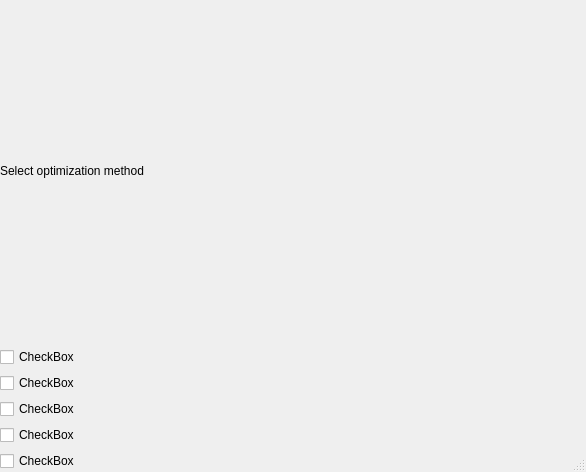
<?xml version="1.0" encoding="UTF-8"?>
<ui version="4.0">
 <class>Dialog</class>
 <widget class="QDialog" name="Dialog">
  <property name="geometry">
   <rect>
    <x>0</x>
    <y>0</y>
    <width>586</width>
    <height>472</height>
   </rect>
  </property>
  <property name="windowTitle">
   <string>Dialog</string>
  </property>
  <property name="sizeGripEnabled">
   <bool>true</bool>
  </property>
  <property name="modal">
   <bool>true</bool>
  </property>
  <widget class="QWidget" name="gridLayoutWidget">
   <property name="geometry">
    <rect>
     <x>0</x>
     <y>0</y>
     <width>581</width>
     <height>471</height>
    </rect>
   </property>
   <layout class="QGridLayout" name="gridLayout">
    <item row="4" column="0">
     <widget class="QCheckBox" name="checkBox_4">
      <property name="text">
       <string>CheckBox</string>
      </property>
     </widget>
    </item>
    <item row="2" column="0">
     <widget class="QCheckBox" name="checkBox_2">
      <property name="text">
       <string>CheckBox</string>
      </property>
     </widget>
    </item>
    <item row="5" column="0">
     <widget class="QCheckBox" name="checkBox_5">
      <property name="text">
       <string>CheckBox</string>
      </property>
     </widget>
    </item>
    <item row="1" column="0">
     <widget class="QCheckBox" name="checkBox">
      <property name="text">
       <string>CheckBox</string>
      </property>
     </widget>
    </item>
    <item row="3" column="0">
     <widget class="QCheckBox" name="checkBox_3">
      <property name="text">
       <string>CheckBox</string>
      </property>
     </widget>
    </item>
    <item row="0" column="0">
     <widget class="QLabel" name="label">
      <property name="text">
       <string>Select optimization method</string>
      </property>
     </widget>
    </item>
   </layout>
  </widget>
 </widget>
 <resources/>
 <connections/>
</ui>
